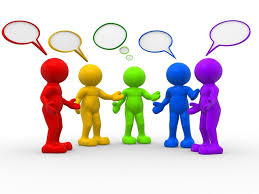
#> input picture assets/images.jpg, 259 x 194 px, given in place of the camera
$ python color_detection.py
#> lines starting #> are read from the running program, lines starting #| are printed output that depends on the picture; after the words box and inside, x2 and y2 are one past the last pixel; in counts of white or black regions, pixels touching at a corner belong together
import numpy as np
import cv2

cap = cv2.VideoCapture(0)

while True:
    ret, frame = cap.read()
#> frame is the input picture: shape (194, 259, 3); mean B, G, R 216, 215.1, 223.6
    width = int(cap.get(3))  # Get the width of the frame
    height = int(cap.get(4))  # Get the height of the frame

    hsv = cv2.cvtColor(frame, cv2.COLOR_BGR2HSV)
#> hsv: shape (194, 259, 3); mean H, S, V 31.6, 49.6, 238.4
    # Define color ranges for detection
    lower_blue = np.array([90, 50, 50])
    upper_blue = np.array([130, 255, 255])
    # [4 lines of commented-out code are left out]

    mask = cv2.inRange(hsv, lower_blue, upper_blue)
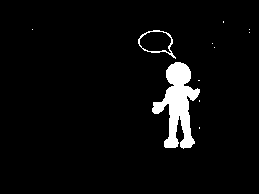
#> mask: shape (194, 259); 4.3% white; 11 white regions (9 under 20 px), largest, box (x1, y1, x2, y2) and area: (152, 62, 200, 149) 1992, (138, 30, 176, 59) 170
    # mask_green = cv2.inRange(hsv, lower_green, upper_green)
    # mask_red = cv2.inRange(hsv, lower_red, upper_red)

    result = cv2.bitwise_and(frame, frame, mask=mask)
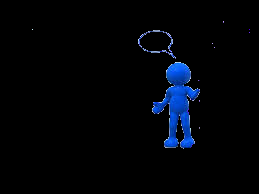
#> result: shape (194, 259, 3); mean B, G, R 8.6, 3.8, 1.3

    cv2.imshow('Original Frame', result)

    if cv2.waitKey(1) == ord('q'):
#> (key q is pressed here)
        break

cap.release()
cv2.destroyAllWindows()
